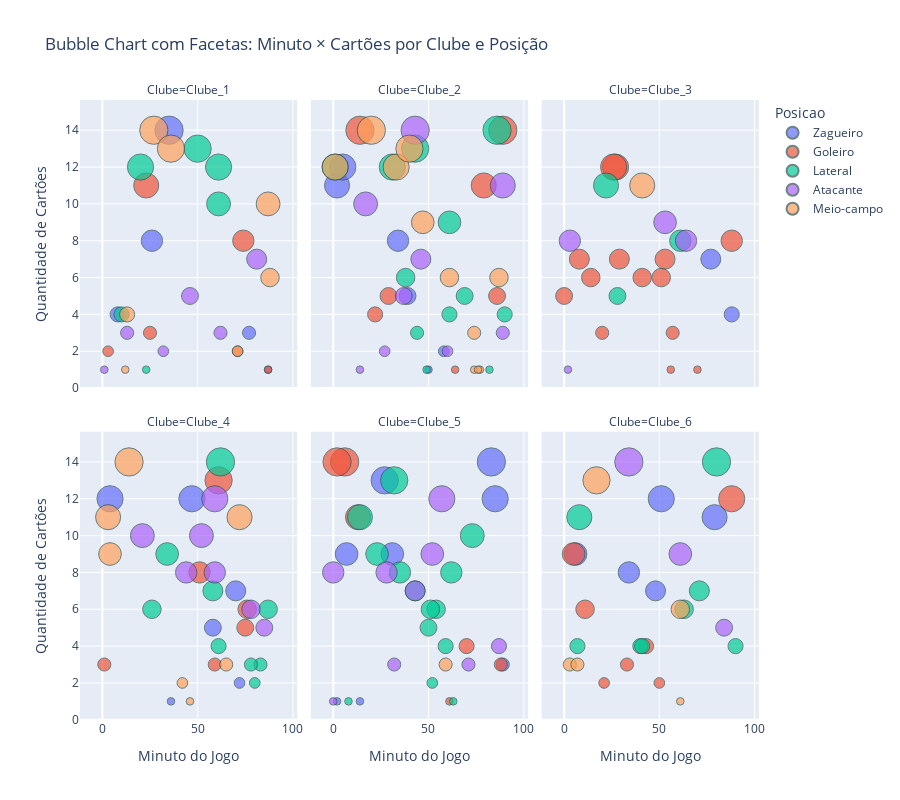

Source (notebook cell):
### Code cell
import plotly.express as px
import pandas as pd
import numpy as np

# Dados de exemplo
np.random.seed(42)
n_samples = 200

df = pd.DataFrame({
    'Minuto': np.random.randint(0, 91, n_samples),
    'Cartoes': np.random.randint(1, 15, n_samples),
    'Clube': np.random.choice([f'Clube_{i}' for i in range(1, 7)], n_samples),
    'Posicao': np.random.choice(['Goleiro', 'Zagueiro', 'Meio-campo', 'Atacante', 'Lateral'], n_samples)
})

fig = px.scatter(df,
                 x='Minuto',
                 y='Cartoes',
                 size='Cartoes',
                 color='Posicao',
                 facet_col='Clube',
                 facet_col_wrap=3,
                 title='Bubble Chart com Facetas: Minuto × Cartões por Clube e Posição',
                 labels={'Minuto': 'Minuto do Jogo', 'Cartoes': 'Quantidade de Cartões'},
                 height=800,
                 category_orders={'Clube': sorted(df['Clube'].unique())})

fig.update_traces(marker=dict(line=dict(width=1, color='DarkSlateGrey')))
fig.show()

### Figure 1 — Plotly figure (JSON) as saved in the notebook; plotly's stock layout.template omitted (floating-point values rounded to 4 significant figures)
{"data": [{"hovertemplate": "Posicao=Zagueiro<br>Clube=Clube_1<br>Minuto do Jogo=%{x}<br>Quantidade de Cartões=%{marker.size}<extra></extra>", "legendgroup": "Zagueiro", "marker": {"color": "#636efa", "line": {"color": "DarkSlateGrey", "width": 1}, "size": [4, 1, 3, 14, 8], "sizemode": "area", "sizeref": 0.035, "symbol": "circle"}, "mode": "markers", "name": "Zagueiro", "orientation": "v", "showlegend": true, "type": "scatter", "x": [8, 87, 77, 35, 26], "xaxis": "x4", "y": [4, 1, 3, 14, 8], "yaxis": "y4"}, {"hovertemplate": "Posicao=Goleiro<br>Clube=Clube_1<br>Minuto do Jogo=%{x}<br>Quantidade de Cartões=%{marker.size}<extra></extra>", "legendgroup": "Goleiro", "marker": {"color": "#EF553B", "line": {"color": "DarkSlateGrey", "width": 1}, "size": [8, 1, 11, 2, 3, 2], "sizemode": "area", "sizeref": 0.035, "symbol": "circle"}, "mode": "markers", "name": "Goleiro", "orientation": "v", "showlegend": true, "type": "scatter", "x": [74, 87, 23, 3, 25, 71], "xaxis": "x4", "y": [8, 1, 11, 2, 3, 2], "yaxis": "y4"}, {"hovertemplate": "Posicao=Lateral<br>Clube=Clube_1<br>Minuto do Jogo=%{x}<br>Quantidade de Cartões=%{marker.size}<extra></extra>", "legendgroup": "Lateral", "marker": {"color": "#00cc96", "line": {"color": "DarkSlateGrey", "width": 1}, "size": [12, 12, 4, 13, 1, 10], "sizemode": "area", "sizeref": 0.035, "symbol": "circle"}, "mode": "markers", "name": "Lateral", "orientation": "v", "showlegend": true, "type": "scatter", "x": [20, 61, 10, 50, 23, 61], "xaxis": "x4", "y": [12, 12, 4, 13, 1, 10], "yaxis": "y4"}, {"hovertemplate": "Posicao=Atacante<br>Clube=Clube_1<br>Minuto do Jogo=%{x}<br>Quantidade de Cartões=%{marker.size}<extra></extra>", "legendgroup": "Atacante", "marker": {"color": "#ab63fa", "line": {"color": "DarkSlateGrey", "width": 1}, "size": [1, 2, 5, 7, 3, 3], "sizemode": "area", "sizeref": 0.035, "symbol": "circle"}, "mode": "markers", "name": "Atacante", "orientation": "v", "showlegend": true, "type": "scatter", "x": [1, 32, 46, 81, 13, 62], "xaxis": "x4", "y": [1, 2, 5, 7, 3, 3], "yaxis": "y4"}, {"hovertemplate": "Posicao=Meio-campo<br>Clube=Clube_1<br>Minuto do Jogo=%{x}<br>Quantidade de Cartões=%{marker.size}<extra></extra>", "legendgroup": "Meio-campo", "marker": {"color": "#FFA15A", "line": {"color": "DarkSlateGrey", "width": 1}, "size": [6, 4, 2, 1, 14, 13, 10], "sizemode": "area", "sizeref": 0.035, "symbol": "circle"}, "mode": "markers", "name": "Meio-campo", "orientation": "v", "showlegend": true, "type": "scatter", "x": [88, 13, 71, 12, 27, 36, 87], "xaxis": "x4", "y": [6, 4, 2, 1, 14, 13, 10], "yaxis": "y4"}, {"hovertemplate": "Posicao=Zagueiro<br>Clube=Clube_2<br>Minuto do Jogo=%{x}<br>Quantidade de Cartões=%{marker.size}<extra></extra>", "legendgroup": "Zagueiro", "marker": {"color": "#636efa", "line": {"color": "DarkSlateGrey", "width": 1}, "size": [11, 1, 5, 8, 12, 2], "sizemode": "area", "sizeref": 0.035, "symbol": "circle"}, "mode": "markers", "name": "Zagueiro", "orientation": "v", "showlegend": false, "type": "scatter", "x": [2, 50, 39, 34, 5, 58], "xaxis": "x5", "y": [11, 1, 5, 8, 12, 2], "yaxis": "y5"}, {"hovertemplate": "Posicao=Goleiro<br>Clube=Clube_2<br>Minuto do Jogo=%{x}<br>Quantidade de Cartões=%{marker.size}<extra></extra>", "legendgroup": "Goleiro", "marker": {"color": "#EF553B", "line": {"color": "DarkSlateGrey", "width": 1}, "size": [14, 5, 11, 1, 4, 14, 5], "sizemode": "area", "sizeref": 0.035, "symbol": "circle"}, "mode": "markers", "name": "Goleiro", "orientation": "v", "showlegend": false, "type": "scatter", "x": [14, 86, 79, 64, 22, 89, 29], "xaxis": "x5", "y": [14, 5, 11, 1, 4, 14, 5], "yaxis": "y5"}, {"hovertemplate": "Posicao=Lateral<br>Clube=Clube_2<br>Minuto do Jogo=%{x}<br>Quantidade de Cartões=%{marker.size}<extra></extra>", "legendgroup": "Lateral", "marker": {"color": "#00cc96", "line": {"color": "DarkSlateGrey", "width": 1}, "size": [1, 4, 6, 1, 12, 14, 4, 12, 3, 13, 9, 5], "sizemode": "area", "sizeref": 0.035, "symbol": "circle"}, "mode": "markers", "name": "Lateral", "orientation": "v", "showlegend": false, "type": "scatter", "x": [82, 61, 38, 49, 1, 86, 90, 31, 44, 43, 61, 69], "xaxis": "x5", "y": [1, 4, 6, 1, 12, 14, 4, 12, 3, 13, 9, 5], "yaxis": "y5"}, {"hovertemplate": "Posicao=Atacante<br>Clube=Clube_2<br>Minuto do Jogo=%{x}<br>Quantidade de Cartões=%{marker.size}<extra></extra>", "legendgroup": "Atacante", "marker": {"color": "#ab63fa", "line": {"color": "DarkSlateGrey", "width": 1}, "size": [2, 5, 1, 10, 3, 2, 14, 7, 11], "sizemode": "area", "sizeref": 0.035, "symbol": "circle"}, "mode": "markers", "name": "Atacante", "orientation": "v", "showlegend": false, "type": "scatter", "x": [60, 37, 14, 17, 89, 27, 43, 46, 89], "xaxis": "x5", "y": [2, 5, 1, 10, 3, 2, 14, 7, 11], "yaxis": "y5"}, {"hovertemplate": "Posicao=Meio-campo<br>Clube=Clube_2<br>Minuto do Jogo=%{x}<br>Quantidade de Cartões=%{marker.size}<extra></extra>", "legendgroup": "Meio-campo", "marker": {"color": "#FFA15A", "line": {"color": "DarkSlateGrey", "width": 1}, "size": [1, 12, 6, 14, 12, 1, 13, 9, 6, 3, 1], "sizemode": "area", "sizeref": 0.035, "symbol": "circle"}, "mode": "markers", "name": "Meio-campo", "orientation": "v", "showlegend": false, "type": "scatter", "x": [74, 1, 87, 20, 33, 77, 40, 47, 61, 74, 76], "xaxis": "x5", "y": [1, 12, 6, 14, 12, 1, 13, 9, 6, 3, 1], "yaxis": "y5"}, {"hovertemplate": "Posicao=Zagueiro<br>Clube=Clube_3<br>Minuto do Jogo=%{x}<br>Quantidade de Cartões=%{marker.size}<extra></extra>", "legendgroup": "Zagueiro", "marker": {"color": "#636efa", "line": {"color": "DarkSlateGrey", "width": 1}, "size": [4, 7], "sizemode": "area", "sizeref": 0.035, "symbol": "circle"}, "mode": "markers", "name": "Zagueiro", "orientation": "v", "showlegend": false, "type": "scatter", "x": [88, 77], "xaxis": "x6", "y": [4, 7], "yaxis": "y6"}, {"hovertemplate": "Posicao=Goleiro<br>Clube=Clube_3<br>Minuto do Jogo=%{x}<br>Quantidade de Cartões=%{marker.size}<extra></extra>", "legendgroup": "Goleiro", "marker": {"color": "#EF553B", "line": {"color": "DarkSlateGrey", "width": 1}, "size": [3, 7, 7, 6, 8, 7, 6, 1, 1, 12, 5, 12, 6, 3], "sizemode": "area", "sizeref": 0.035, "symbol": "circle"}, "mode": "markers", "name": "Goleiro", "orientation": "v", "showlegend": false, "type": "scatter", "x": [20, 29, 53, 14, 88, 8, 41, 70, 56, 27, 0, 26, 51, 57], "xaxis": "x6", "y": [3, 7, 7, 6, 8, 7, 6, 1, 1, 12, 5, 12, 6, 3], "yaxis": "y6"}, {"hovertemplate": "Posicao=Lateral<br>Clube=Clube_3<br>Minuto do Jogo=%{x}<br>Quantidade de Cartões=%{marker.size}<extra></extra>", "legendgroup": "Lateral", "marker": {"color": "#00cc96", "line": {"color": "DarkSlateGrey", "width": 1}, "size": [8, 11, 5], "sizemode": "area", "sizeref": 0.035, "symbol": "circle"}, "mode": "markers", "name": "Lateral", "orientation": "v", "showlegend": false, "type": "scatter", "x": [61, 22, 28], "xaxis": "x6", "y": [8, 11, 5], "yaxis": "y6"}, {"hovertemplate": "Posicao=Atacante<br>Clube=Clube_3<br>Minuto do Jogo=%{x}<br>Quantidade de Cartões=%{marker.size}<extra></extra>", "legendgroup": "Atacante", "marker": {"color": "#ab63fa", "line": {"color": "DarkSlateGrey", "width": 1}, "size": [1, 9, 8, 8], "sizemode": "area", "sizeref": 0.035, "symbol": "circle"}, "mode": "markers", "name": "Atacante", "orientation": "v", "showlegend": false, "type": "scatter", "x": [2, 53, 64, 3], "xaxis": "x6", "y": [1, 9, 8, 8], "yaxis": "y6"}, {"hovertemplate": "Posicao=Meio-campo<br>Clube=Clube_3<br>Minuto do Jogo=%{x}<br>Quantidade de Cartões=%{marker.size}<extra></extra>", "legendgroup": "Meio-campo", "marker": {"color": "#FFA15A", "line": {"color": "DarkSlateGrey", "width": 1}, "size": [11], "sizemode": "area", "sizeref": 0.035, "symbol": "circle"}, "mode": "markers", "name": "Meio-campo", "orientation": "v", "showlegend": false, "type": "scatter", "x": [41], "xaxis": "x6", "y": [11], "yaxis": "y6"}, {"hovertemplate": "Posicao=Zagueiro<br>Clube=Clube_4<br>Minuto do Jogo=%{x}<br>Quantidade de Cartões=%{marker.size}<extra></extra>", "legendgroup": "Zagueiro", "marker": {"color": "#636efa", "line": {"color": "DarkSlateGrey", "width": 1}, "size": [7, 12, 2, 1, 12, 5], "sizemode": "area", "sizeref": 0.035, "symbol": "circle"}, "mode": "markers", "name": "Zagueiro", "orientation": "v", "showlegend": false, "type": "scatter", "x": [70, 47, 72, 36, 4, 58], "xaxis": "x", "y": [7, 12, 2, 1, 12, 5], "yaxis": "y"}, {"hovertemplate": "Posicao=Goleiro<br>Clube=Clube_4<br>Minuto do Jogo=%{x}<br>Quantidade de Cartões=%{marker.size}<extra></extra>", "legendgroup": "Goleiro", "marker": {"color": "#EF553B", "line": {"color": "DarkSlateGrey", "width": 1}, "size": [3, 5, 3, 6, 13, 8], "sizemode": "area", "sizeref": 0.035, "symbol": "circle"}, "mode": "markers", "name": "Goleiro", "orientation": "v", "showlegend": false, "type": "scatter", "x": [59, 75, 1, 76, 61, 51], "xaxis": "x", "y": [3, 5, 3, 6, 13, 8], "yaxis": "y"}, {"hovertemplate": "Posicao=Lateral<br>Clube=Clube_4<br>Minuto do Jogo=%{x}<br>Quantidade de Cartões=%{marker.size}<extra></extra>", "legendgroup": "Lateral", "marker": {"color": "#00cc96", "line": {"color": "DarkSlateGrey", "width": 1}, "size": [7, 3, 2, 14, 6, 9, 6, 4, 3], "sizemode": "area", "sizeref": 0.035, "symbol": "circle"}, "mode": "markers", "name": "Lateral", "orientation": "v", "showlegend": false, "type": "scatter", "x": [58, 83, 80, 62, 87, 34, 26, 61, 78], "xaxis": "x", "y": [7, 3, 2, 14, 6, 9, 6, 4, 3], "yaxis": "y"}, {"hovertemplate": "Posicao=Atacante<br>Clube=Clube_4<br>Minuto do Jogo=%{x}<br>Quantidade de Cartões=%{marker.size}<extra></extra>", "legendgroup": "Atacante", "marker": {"color": "#ab63fa", "line": {"color": "DarkSlateGrey", "width": 1}, "size": [10, 8, 12, 10, 8, 5, 6], "sizemode": "area", "sizeref": 0.035, "symbol": "circle"}, "mode": "markers", "name": "Atacante", "orientation": "v", "showlegend": false, "type": "scatter", "x": [21, 59, 59, 52, 44, 85, 78], "xaxis": "x", "y": [10, 8, 12, 10, 8, 5, 6], "yaxis": "y"}, {"hovertemplate": "Posicao=Meio-campo<br>Clube=Clube_4<br>Minuto do Jogo=%{x}<br>Quantidade de Cartões=%{marker.size}<extra></extra>", "legendgroup": "Meio-campo", "marker": {"color": "#FFA15A", "line": {"color": "DarkSlateGrey", "width": 1}, "size": [11, 1, 11, 9, 14, 2, 3], "sizemode": "area", "sizeref": 0.035, "symbol": "circle"}, "mode": "markers", "name": "Meio-campo", "orientation": "v", "showlegend": false, "type": "scatter", "x": [72, 46, 3, 4, 14, 42, 65], "xaxis": "x", "y": [11, 1, 11, 9, 14, 2, 3], "yaxis": "y"}, {"hovertemplate": "Posicao=Zagueiro<br>Clube=Clube_5<br>Minuto do Jogo=%{x}<br>Quantidade de Cartões=%{marker.size}<extra></extra>", "legendgroup": "Zagueiro", "marker": {"color": "#636efa", "line": {"color": "DarkSlateGrey", "width": 1}, "size": [3, 9, 1, 1, 12, 13, 14, 9], "sizemode": "area", "sizeref": 0.035, "symbol": "circle"}, "mode": "markers", "name": "Zagueiro", "orientation": "v", "showlegend": false, "type": "scatter", "x": [89, 7, 14, 2, 85, 27, 83, 31], "xaxis": "x2", "y": [3, 9, 1, 1, 12, 13, 14, 9], "yaxis": "y2"}, {"hovertemplate": "Posicao=Goleiro<br>Clube=Clube_5<br>Minuto do Jogo=%{x}<br>Quantidade de Cartões=%{marker.size}<extra></extra>", "legendgroup": "Goleiro", "marker": {"color": "#EF553B", "line": {"color": "DarkSlateGrey", "width": 1}, "size": [11, 3, 4, 14, 1, 14], "sizemode": "area", "sizeref": 0.035, "symbol": "circle"}, "mode": "markers", "name": "Goleiro", "orientation": "v", "showlegend": false, "type": "scatter", "x": [13, 88, 70, 6, 61, 2], "xaxis": "x2", "y": [11, 3, 4, 14, 1, 14], "yaxis": "y2"}, {"hovertemplate": "Posicao=Lateral<br>Clube=Clube_5<br>Minuto do Jogo=%{x}<br>Quantidade de Cartões=%{marker.size}<extra></extra>", "legendgroup": "Lateral", "marker": {"color": "#00cc96", "line": {"color": "DarkSlateGrey", "width": 1}, "size": [2, 1, 6, 4, 8, 10, 9, 8, 13, 6, 11, 1, 5, 7], "sizemode": "area", "sizeref": 0.035, "symbol": "circle"}, "mode": "markers", "name": "Lateral", "orientation": "v", "showlegend": false, "type": "scatter", "x": [52, 63, 54, 59, 35, 73, 23, 62, 32, 51, 14, 8, 50, 43], "xaxis": "x2", "y": [2, 1, 6, 4, 8, 10, 9, 8, 13, 6, 11, 1, 5, 7], "yaxis": "y2"}, {"hovertemplate": "Posicao=Atacante<br>Clube=Clube_5<br>Minuto do Jogo=%{x}<br>Quantidade de Cartões=%{marker.size}<extra></extra>", "legendgroup": "Atacante", "marker": {"color": "#ab63fa", "line": {"color": "DarkSlateGrey", "width": 1}, "size": [12, 7, 9, 8, 8, 3, 4, 1, 3], "sizemode": "area", "sizeref": 0.035, "symbol": "circle"}, "mode": "markers", "name": "Atacante", "orientation": "v", "showlegend": false, "type": "scatter", "x": [57, 43, 52, 28, 0, 32, 87, 0, 71], "xaxis": "x2", "y": [12, 7, 9, 8, 8, 3, 4, 1, 3], "yaxis": "y2"}, {"hovertemplate": "Posicao=Meio-campo<br>Clube=Clube_5<br>Minuto do Jogo=%{x}<br>Quantidade de Cartões=%{marker.size}<extra></extra>", "legendgroup": "Meio-campo", "marker": {"color": "#FFA15A", "line": {"color": "DarkSlateGrey", "width": 1}, "size": [3], "sizemode": "area", "sizeref": 0.035, "symbol": "circle"}, "mode": "markers", "name": "Meio-campo", "orientation": "v", "showlegend": false, "type": "scatter", "x": [59], "xaxis": "x2", "y": [3], "yaxis": "y2"}, {"hovertemplate": "Posicao=Zagueiro<br>Clube=Clube_6<br>Minuto do Jogo=%{x}<br>Quantidade de Cartões=%{marker.size}<extra></extra>", "legendgroup": "Zagueiro", "marker": {"color": "#636efa", "line": {"color": "DarkSlateGrey", "width": 1}, "size": [12, 7, 9, 8, 11], "sizemode": "area", "sizeref": 0.035, "symbol": "circle"}, "mode": "markers", "name": "Zagueiro", "orientation": "v", "showlegend": false, "type": "scatter", "x": [51, 48, 6, 34, 79], "xaxis": "x3", "y": [12, 7, 9, 8, 11], "yaxis": "y3"}, {"hovertemplate": "Posicao=Goleiro<br>Clube=Clube_6<br>Minuto do Jogo=%{x}<br>Quantidade de Cartões=%{marker.size}<extra></extra>", "legendgroup": "Goleiro", "marker": {"color": "#EF553B", "line": {"color": "DarkSlateGrey", "width": 1}, "size": [2, 2, 4, 9, 6, 3, 12], "sizemode": "area", "sizeref": 0.035, "symbol": "circle"}, "mode": "markers", "name": "Goleiro", "orientation": "v", "showlegend": false, "type": "scatter", "x": [21, 50, 43, 5, 11, 33, 88], "xaxis": "x3", "y": [2, 2, 4, 9, 6, 3, 12], "yaxis": "y3"}, {"hovertemplate": "Posicao=Lateral<br>Clube=Clube_6<br>Minuto do Jogo=%{x}<br>Quantidade de Cartões=%{marker.size}<extra></extra>", "legendgroup": "Lateral", "marker": {"color": "#00cc96", "line": {"color": "DarkSlateGrey", "width": 1}, "size": [7, 4, 6, 4, 11, 4, 14, 4], "sizemode": "area", "sizeref": 0.035, "symbol": "circle"}, "mode": "markers", "name": "Lateral", "orientation": "v", "showlegend": false, "type": "scatter", "x": [71, 90, 63, 40, 8, 7, 80, 41], "xaxis": "x3", "y": [7, 4, 6, 4, 11, 4, 14, 4], "yaxis": "y3"}, {"hovertemplate": "Posicao=Atacante<br>Clube=Clube_6<br>Minuto do Jogo=%{x}<br>Quantidade de Cartões=%{marker.size}<extra></extra>", "legendgroup": "Atacante", "marker": {"color": "#ab63fa", "line": {"color": "DarkSlateGrey", "width": 1}, "size": [9, 5, 14], "sizemode": "area", "sizeref": 0.035, "symbol": "circle"}, "mode": "markers", "name": "Atacante", "orientation": "v", "showlegend": false, "type": "scatter", "x": [61, 84, 34], "xaxis": "x3", "y": [9, 5, 14], "yaxis": "y3"}, {"hovertemplate": "Posicao=Meio-campo<br>Clube=Clube_6<br>Minuto do Jogo=%{x}<br>Quantidade de Cartões=%{marker.size}<extra></extra>", "legendgroup": "Meio-campo", "marker": {"color": "#FFA15A", "line": {"color": "DarkSlateGrey", "width": 1}, "size": [6, 13, 3, 3, 1], "sizemode": "area", "sizeref": 0.035, "symbol": "circle"}, "mode": "markers", "name": "Meio-campo", "orientation": "v", "showlegend": false, "type": "scatter", "x": [61, 17, 3, 7, 61], "xaxis": "x3", "y": [6, 13, 3, 3, 1], "yaxis": "y3"}], "layout": {"annotations": [{"font": {}, "showarrow": false, "text": "Clube=Clube_4", "x": 0.16, "xanchor": "center", "xref": "paper", "y": 0.465, "yanchor": "bottom", "yref": "paper"}, {"font": {}, "showarrow": false, "text": "Clube=Clube_5", "x": 0.5, "xanchor": "center", "xref": "paper", "y": 0.465, "yanchor": "bottom", "yref": "paper"}, {"font": {}, "showarrow": false, "text": "Clube=Clube_6", "x": 0.84, "xanchor": "center", "xref": "paper", "y": 0.465, "yanchor": "bottom", "yref": "paper"}, {"font": {}, "showarrow": false, "text": "Clube=Clube_1", "x": 0.16, "xanchor": "center", "xref": "paper", "y": 1.0, "yanchor": "bottom", "yref": "paper"}, {"font": {}, "showarrow": false, "text": "Clube=Clube_2", "x": 0.5, "xanchor": "center", "xref": "paper", "y": 1.0, "yanchor": "bottom", "yref": "paper"}, {"font": {}, "showarrow": false, "text": "Clube=Clube_3", "x": 0.84, "xanchor": "center", "xref": "paper", "y": 1.0, "yanchor": "bottom", "yref": "paper"}], "height": 800, "legend": {"itemsizing": "constant", "title": {"text": "Posicao"}, "tracegroupgap": 0}, "title": {"text": "Bubble Chart com Facetas: Minuto × Cartões por Clube e Posição"}, "xaxis": {"anchor": "y", "domain": [0, 0.32], "title": {"text": "Minuto do Jogo"}}, "xaxis2": {"anchor": "y2", "domain": [0.34, 0.66], "matches": "x", "title": {"text": "Minuto do Jogo"}}, "xaxis3": {"anchor": "y3", "domain": [0.68, 1.0], "matches": "x", "title": {"text": "Minuto do Jogo"}}, "xaxis4": {"anchor": "y4", "domain": [0, 0.32], "matches": "x", "showticklabels": false}, "xaxis5": {"anchor": "y5", "domain": [0.34, 0.66], "matches": "x", "showticklabels": false}, "xaxis6": {"anchor": "y6", "domain": [0.68, 1.0], "matches": "x", "showticklabels": false}, "yaxis": {"anchor": "x", "domain": [0, 0.465], "title": {"text": "Quantidade de Cartões"}}, "yaxis2": {"anchor": "x2", "domain": [0, 0.465], "matches": "y", "showticklabels": false}, "yaxis3": {"anchor": "x3", "domain": [0, 0.465], "matches": "y", "showticklabels": false}, "yaxis4": {"anchor": "x4", "domain": [0.535, 1.0], "matches": "y", "title": {"text": "Quantidade de Cartões"}}, "yaxis5": {"anchor": "x5", "domain": [0.535, 1.0], "matches": "y", "showticklabels": false}, "yaxis6": {"anchor": "x6", "domain": [0.535, 1.0], "matches": "y", "showticklabels": false}}}
